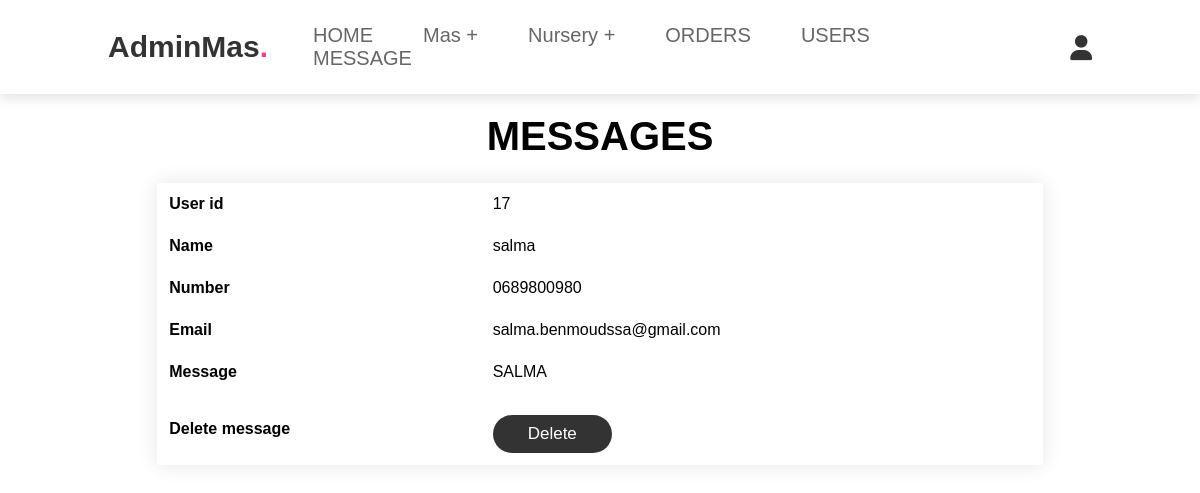
/admin_contacts.php (signed in), run on the app's committed database.
### tables this page shows
CREATE TABLE `message` (
  `id` int(100) NOT NULL,
  `user_id` int(100) NOT NULL,
  `name` varchar(100) NOT NULL,
  `email` varchar(100) NOT NULL,
  `number` varchar(12) NOT NULL,
  `message` varchar(500) NOT NULL
);

### admin_contacts.php (the view, shortened to what this page needs)
<?php
@include 'configuration.php';
?>
<!DOCTYPE html>
<html lang="en">
<head>
   <link rel="stylesheet" href="https://cdnjs.cloudflare.com/ajax/libs/font-awesome/6.0.0/css/all.min.css">
   <link rel="stylesheet" href="styleadmin.css">
   <link rel="stylesheet" href="boxes_style.css">
</head>
<body>
<?php @include 'admin_header.php'; ?>
<section>
<h1 class="title">MESSAGES</h1>
<?php
       $select_message = mysqli_query($conn, "SELECT * FROM `message`") or die('query failed');
       if(mysqli_num_rows($select_message) > 0){
          while($fetch_message = mysqli_fetch_assoc($select_message)){
      ?>
<table>
<tbody>
    <tr>
      <td>User id</td>
     <td><?php echo $fetch_message['user_id']; ?></td>
    </tr>
    <tr>
      <td>Name</td>
     <td><?php echo $fetch_message['name']; ?></td>
    </tr>
    <tr>
      <td>Number</td>
     <td><strong></strong><?php echo $fetch_message['number']; ?></td>
    </tr>
    <tr>
      <td>Email</td>
     <td><strong></strong><?php echo $fetch_message['email']; ?></td>
    </tr>
    <tr>
      <td>Message </td>
     <td><strong></strong><?php echo $fetch_message['message']; ?></td>
    </tr>
    <tr>
        <td>Delete message</td>
      <td><a href="admin_contacts.php?delete=<?php echo $fetch_message['id']; ?>" onclick="return confirm('delete this message?');" class="btn">delete</a></td>
    </tr>
</tbody>
</table>
<?php
}
}else{
echo '<p class="empty">your cart is empty</p>';
}
?>
</section>
</body>
</html>

### styleadmin.css (style rules this page uses)
:root { --pink:#e84393; --red:#963f69; --orange:#9f3861; --white:#fff; --light-color:#666; --light-white:#ccc; --light-bg:#f5f5f5; --border:.2rem solid var(--black); --box-shadow:0 .5rem 1rem rgba(0,0,0,.1); }
* { font-family: 'Rubik', sans-serif; margin:0; padding:0; box-sizing: border-box; outline: none; border:none; text-decoration: none; transition:all .2s linear; }
html { font-size: 62.5%; overflow-x: hidden; scroll-behavior: smooth; scroll-padding-top: 6.5rem; }
section { padding:3rem 2rem; }
.title { text-align: center; margin-bottom: 2rem; color:var(--black); text-transform: uppercase; font-size: 4rem; }
.btn, .delete-btn, .option-btn { display: inline-block; border-radius: .5rem; margin-top: 1rem; font-size: 1.8rem; color:var(--white); cursor: pointer; padding:1rem 3rem; text-transform: capitalize; }
.btn { background-color: var(--pink); }
.btn { display: inline-block; margin-top: 1rem; border-radius: 5rem; background: #333; color: #fff; padding: .9rem 3.5rem; cursor: pointer; font-size: 1.7rem; text-align: center; }

### style_notif.css (style rules this page uses)
:root { --pink:#e84393; --light-bg:#f5f5f5; --border:.2rem solid var(--black) ; --light-color:#666; --box-shadow:0 .5rem 1rem rgba(0,0,0,.1); }
* { margin:0;padding:0; font-family: Verdana, Geneva, Tahoma, sans-serif; outline: none ;border:none; text-decoration:none; text-transform: none; transition:.2s linear; }
html { font-size:62.5% ; scroll-behavior: smooth; scroll-padding-top: 6rem; overflow-x: hidden; }
section { padding:2rem 9%; }
.btn { display: inline-block; margin-top: 1rem; border-radius: 5rem; background: #333; color: #fff; padding: .9rem 3.5rem; cursor: pointer; font-size: 1.7rem; text-align: center; }
table { background-color: #fff; border-collapse: collapse; box-shadow: 0 0 20px rgba(0, 0, 0, 0.1); margin: 24px auto; width: 90%; font-family: Arial, sans-serif; font-size: 16px; }
th, td { border: .2rem solid var(--black) ; padding: 12px; text-align: left; font-family: Arial, sans-serif; font-size: 16px; }
td:first-child { font-weight: bold; }

### data on the page
message: user "17", name "salma", number "0689800980", email "salma.benmoudssa@gmail.com", message "SALMA"
